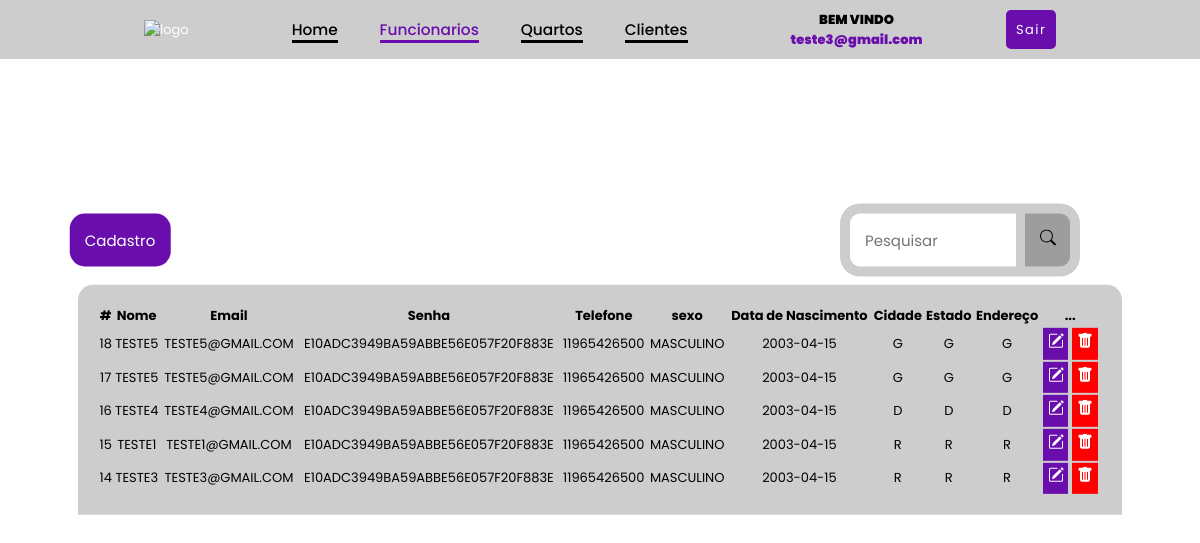
Screenshot of /Funcionarios.php (signed in) with the database file from the repository.
### tables this page shows
CREATE TABLE `funcionarios` (
  `id` int(11) NOT NULL AUTO_INCREMENT,
  `nome` varchar(45) NOT NULL,
  `email` varchar(110) NOT NULL,
  `senha` varchar(45) NOT NULL,
  `telefone` varchar(15) NOT NULL,
  `sexo` varchar(15) NOT NULL,
  `data_nascimento` date NOT NULL,
  `cidade` varchar(45) NOT NULL,
  `estado` varchar(45) NOT NULL,
  `endereco` varchar(45) NOT NULL,
  PRIMARY KEY (`id`)
);

### Funcionarios.php (the view, shortened to what this page needs)
<?php
include_once('config.php');
$logado = $_SESSION['email'];
if (!empty($_GET['search'])) {
    $data = $_GET['search'];
    $sql = "SELECT * FROM funcionarios WHERE id LIKE '%$data%' or nome LIKE '%$data%' or email LIKE '%$data%' ORDER BY id DESC";
} else {
    $sql = "SELECT * FROM funcionarios ORDER BY id DESC";
}
$result = $conexao->query($sql);
?>
<!DOCTYPE html>
<html lang="pt-br">
<head>
    <link rel="stylesheet" href="https://unpkg.com/boxicons@2.1.4/css/boxicons.min.css">
    <link rel="stylesheet" href="style.css">
</head>
<body>
    <div class="box">
        <a href="formulario.php">Cadastro</a>
    </div>
    <div class="box-search1">
        <div class="search1">
            <input type="search" class="form-control search-field" placeholder="Pesquisar" id="pesquisar">
            <button onclick="searchData()" class="btn3 btn-primary">
                <svg xmlns='http://www.w3.org/2000/svg' width='16' height='16' fill='currentColor' class='bi bi-search' viewBox='0 0 16 16'>
                    <path d='M11.742 10.344a6.5 6.5 0 1 0-1.397 1.398h-.001q.044.06.098.115l3.85 3.85a1 1 0 0 0 1.415-1.414l-3.85-3.85a1 1 0 0 0-.115-.1zM12 6.5a5.5 5.5 0 1 1-11 0 5.5 5.5 0 0 1 11 0' />
                </svg>
        </div>
        <header class="header">
            <a href="Home.php" class="logo">
                <img src="img/logoSite.png" alt="logo">
            </a>
            <nav class="navbar">
                <a href="Home.php">Home</a>
                <a href="Funcionarios.php" class="active">Funcionarios</a>
                <a href="#">Quartos</a>
                <a href="Clientes.php">Clientes</a>
            </nav>
            <div class="bemVindo">
                <?php
                echo "<p>Bem vindo</p> <u>$logado</u>";
                ?>
            </div>
            <div class="buttonSair">
                <a href="sair.php" class="btnSair">Sair</a>
            </div>
        </header>
        <div class="table">
            <table class="table-item">
                <thead>
                    <tr>
                        <th scope="col">#</th>
                        <th scope="col">Nome</th>
                        <th scope="col">Email</th>
                        <th scope="col">Senha</th>
                        <th scope="col">Telefone</th>
                        <th scope="col">sexo</th>
                        <th scope="col">Data de Nascimento</th>
                        <th scope="col">Cidade</th>
                        <th scope="col">Estado</th>
                        <th scope="col">Endereço</th>
                        <th scope="col">...</th>
                    </tr>
                </thead>
                <tbody>
                    <?php
                    while ($user_data = mysqli_fetch_assoc($result)) {
                        echo "<tr>";
                        echo "<td>" . $user_data['id'] . "</td>";
                        echo "<td>" . $user_data['nome'] . "</td>";
                        echo "<td>" . $user_data['email'] . "</td>";
                        echo "<td>" . $user_data['senha'] . "</td>";
                        echo "<td>" . $user_data['telefone'] . "</td>";
                        echo "<td>" . $user_data['sexo'] . "</td>";
                        echo "<td>" . $user_data['data_nascimento'] . "</td>";
                        echo "<td>" . $user_data['cidade'] . "</td>";
                        echo "<td>" . $user_data['estado'] . "</td>";
                        echo "<td>" . $user_data['endereco'] . "</td>";
                        echo "<td>
                            <a class='btn1 btn-sm btn-primary' href='edit.php?id=$user_data[id]'>
                            <svg xmlns='http://www.w3.org/2000/svg' width='16' height='16' fill='currentColor' class='bi bi-pencil-square' viewBox='0 0 16 16'>
                            <path d='M15.502 1.94a.5.5 0 0 1 0 .706L14.459 3.69l-2-2L13.502.646a.5.5 0 0 1 .707 0l1.293 1.293zm-1.75 2.456-2-2L4.939 9.21a.5.5 0 0 0-.121.196l-.805 2.414a.25.25 0 0 0 .316.316l2.414-.805a.5.5 0 0 0 .196-.12l6.813-6.814z'/>
                            <path fill-rule='evenodd' d='M1 13.5A1.5 1.5 0 0 0 2.5 15h11a1.5 1.5 0 0 0 1.5-1.5v-6a.5.5 0 0 0-1 0v6a.5.5 0 0 1-.5.5h-11a.5.5 0 0 1-.5-.5v-11a.5.5 0 0 1 .5-.5H9a.5.5 0 0 0 0-1H2.5A1.5 1.5 0 0 0 1 2.5z'/>
                            </svg>
                            </a>
                            <a class='btn2 btn-sm btn-danger' href='delete.php?id=$user_data[id]'>
                            <svg xmlns='http://www.w3.org/2000/svg' width='16' height='16' fill='currentColor' class='bi bi-trash-fill' viewBox='0 0 16 16'>
                            <path d='M2.5 1a1 1 0 0 0-1 1v1a1 1 0 0 0 1 1H3v9a2 2 0 0 0 2 2h6a2 2 0 0 0 2-2V4h.5a1 1 0 0 0 1-1V2a1 1 0 0 0-1-1H10a1 1 0 0 0-1-1H7a1 1 0 0 0-1 1zm3 4a.5.5 0 0 1 .5.5v7a.5.5 0 0 1-1 0v-7a.5.5 0 0 1 .5-.5M8 5a.5.5 0 0 1 .5.5v7a.5.5 0 0 1-1 0v-7A.5.5 0 0 1 8 5m3 .5v7a.5.5 0 0 1-1 0v-7a.5.5 0 0 1 1 0'/>
                            </svg>
                            </a>
                    </td>";
                        echo "<td>";
                    }
                    ?>
                </tbody>
            </table>
        </div>
</body>
</html>

### style.css (style rules this page uses)
* { margin: 0; padding: 0; box-sizing: border-box; text-decoration: none; border: none; outline: none; scroll-behavior: smooth; font-family: "Poppins", sans-serif; }
:root { --primary-color: #fff; --second-color: #cdcdcd; --second: #9d9d9d; --tertiary-color: #6a0dad; --text-color: #000; --test-color: #ff0000; }
html { font-size: 60%; overflow-x: hidden; }
body { background-color: var(--primary-color); font-size: 13px; }
.header { position: fixed; top: 0; left: 0; width: 100%; padding: 1rem 12% 1rem; background: var(--second-color); backdrop-filter: blur(10px); display: flex; justify-content: space-between; align-items: center; z-index: 5; }
.logo img { width: 110px; height: 110px; cursor: default; }
input { padding: 15px; border: none; outline: none; font-size: 15px; }
.navbar a { font-size: 1.6rem; color: var(--text-color); margin: 2rem; font-weight: 500; transition: 0.3s ease; border-bottom: 3px solid var(--text-color); }
.navbar a:hover, .navbar a.active { color: var(--tertiary-color); border-bottom: 3px solid var(--tertiary-color); }
.table-item { background: var(--second-color); position: absolute; top: 50%; left: 50%; transform: translate(-50%, -50%); width: 87%; border-radius: 15px 15px 0 0; text-align: center; padding: 2rem; gap: 2rem; }
tbody { text-transform: uppercase; }
.bemVindo { font-weight: 1000; }
.bemVindo u { color: var(--tertiary-color); }
.bemVindo p { text-transform: uppercase; text-align: center; color: var(--text-color); }
.btn1 { background-color: var(--tertiary-color); display: inline-block; padding: 0.5rem; }
.btn2 { background-color: var(--test-color); display: inline-block; padding: 0.5rem; }
.btn3 { background: var(--second); padding: 1.5rem; border-radius: 0 10px 10px 0; margin-left: 1rem; }
.box { position: absolute; top: 30%; left: 10%; transform: translate(-50%, -50%); background-color: var(--tertiary-color); padding: 15px; border-radius: 15px; font-size: 15px; font-family: Arial, Helvetica, sans-serif; }
.buttonSair { display: flex; }
.btnSair { background-color: var(--tertiary-color); padding: 1rem; border-radius: 5px; letter-spacing: 1.5px; }
a { text-decoration: none; color: var(--primary-color); }
.search-field { width: 100%; max-width: 400px; padding-right: 10px; border-radius: 10px 0 0 10px; box-sizing: border-box; }
.search1 { position: absolute; top: 30%; left: 80%; transform: translate(-50%, -50%); display: flex; padding: 10px; background: var(--second-color); border-radius: 20px; }

### rows the page displays
funcionarios: id "18", nome "TESTE5", email "TESTE5@GMAIL.COM", senha "E10ADC3949BA59ABBE56E057F20F883E", telefone "11965426500", sexo "MASCULINO", data_nascimento "2003-04-15", cidade "G", estado "G", endereco "G"
funcionarios: id "17", nome "TESTE5", email "TESTE5@GMAIL.COM", senha "E10ADC3949BA59ABBE56E057F20F883E", telefone "11965426500", sexo "MASCULINO", data_nascimento "2003-04-15", cidade "G", estado "G", endereco "G"
funcionarios: id "16", nome "TESTE4", email "TESTE4@GMAIL.COM", senha "E10ADC3949BA59ABBE56E057F20F883E", telefone "11965426500", sexo "MASCULINO", data_nascimento "2003-04-15", cidade "D", estado "D", endereco "D"
funcionarios: id "15", nome "TESTE1", email "TESTE1@GMAIL.COM", senha "E10ADC3949BA59ABBE56E057F20F883E", telefone "11965426500", sexo "MASCULINO", data_nascimento "2003-04-15", cidade "R", estado "R", endereco "R"
funcionarios: id "14", nome "TESTE3", email "TESTE3@GMAIL.COM", senha "E10ADC3949BA59ABBE56E057F20F883E", telefone "11965426500", sexo "MASCULINO", data_nascimento "2003-04-15", cidade "R", estado "R", endereco "R"

### other values shown
$logado "teste3@gmail.com"
